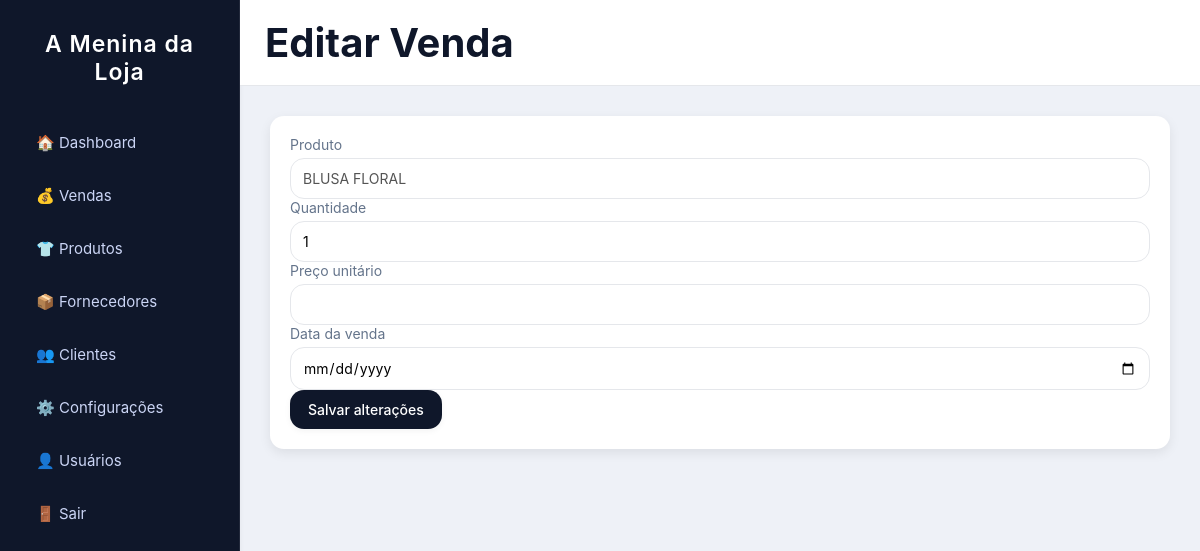
Screenshot of /vendas/editar/1 (signed in) with the database file from the repository.
### app.py (models this page shows)
class Configuracao(db.Model):
    id = db.Column(db.Integer, primary_key=True)
    nome_loja = db.Column(db.String(100), default="A Menina da Loja")
    cor_primaria = db.Column(db.String(7), default="#2563eb")  # hexadecimal
    cor_sucesso = db.Column(db.String(7), default="#16a34a")
    cor_perigo = db.Column(db.String(7), default="#dc2626")

class Produto(db.Model):
    id = db.Column(db.Integer, primary_key=True)
    codigo = db.Column(db.String(30), unique=True, nullable=False)
    nome = db.Column(db.String(100), nullable=False)
    preco_custo = db.Column(db.Float, nullable=False)
    preco_venda = db.Column(db.Float, nullable=False)
    quantidade = db.Column(db.Integer, nullable=False)
    imagem = db.Column(db.String(200))

class Venda(db.Model):
    id = db.Column(db.Integer, primary_key=True)
    produto_id = db.Column(db.Integer, db.ForeignKey("produto.id"), nullable=False)
    quantidade = db.Column(db.Integer, nullable=False)
    preco_unitario = db.Column(db.Float, nullable=False)
    data = db.Column(db.DateTime, default=datetime.utcnow)
    produto = db.relationship("Produto")

### app.py (the view, shortened to what this page needs)
@app.route("/vendas/editar/<int:venda_id>", methods=["GET", "POST"])
@login_required
def editar_venda(venda_id):
    venda = Venda.query.get_or_404(venda_id)
    produto = Produto.query.get(venda.produto_id)
    return render_template("venda_editar.html", venda=venda)

### app.py (called while the page is built)
@login_manager.user_loader
def load_user(user_id):
    return Usuario.query.get(int(user_id))

@app.context_processor
def inject_config():
    config = Configuracao.query.first()
    return dict(config=config)

### templates/venda_editar.html (shortened to what this page needs)
{% extends "base.html" %}
{% block header %}Editar Venda{% endblock %}
{% block content %}
<div class="card">
    <form method="POST">
        <label>Produto</label>
        <input type="text" value="{{ venda.produto.nome }}" disabled>
        <label>Quantidade</label>
        <input type="number" name="quantidade" value="{{ venda.quantidade }}" min="1" required>
        <label>Preço unitário</label>
        <input type="number" step="0.01" name="preco_venda" value="{{ venda.preco_venda }}" required>
        <label>Data da venda</label>
        <input type="date" name="data_venda" value="{{ venda.data_venda }}" required>
        <button type="submit">Salvar alterações</button>
    </form>
</div>
{% endblock %}

### templates/base.html (shortened to what this page needs)
<!DOCTYPE html>
<html lang="pt-br">
<head>
    <link rel="stylesheet" href="{{ url_for('static', filename='style.css') }}">
</head>
<body>
<div class="wrapper">
    <aside class="sidebar" id="sidebar">
        <h2 class="logo">
            {{ config.nome_loja }}
        </h2>
        <nav class="menu">
            <a href="{{ url_for('dashboard') }}">🏠 Dashboard</a>
            <a href="{{ url_for('listar_vendas') }}">💰 Vendas</a>
            <a href="{{ url_for('listar_produtos') }}">👕 Produtos</a>
            <a href="#">📦 Fornecedores</a>
            <a href="#">👥 Clientes</a>
            <a href="{{ url_for('configuracoes') }}">⚙️ Configurações</a>
            <a href="{{ url_for('configuracoes_usuarios') }}">👤 Usuários</a>
        </nav>
        <a class="logout" href="{{ url_for('logout') }}">🚪 Sair</a>
    </aside>
    <main class="main">
        <header class="topbar">
            <h1>{% block header %}{% endblock %}</h1>
        </header>
        <section class="content">
            {% block content %}{% endblock %}
        </section>
    </main>
</div>
</body>
</html>

### static/style.css (style rules this page uses)
* { margin: 0; padding: 0; box-sizing: border-box; font-family: "Inter", system-ui, -apple-system, BlinkMacSystemFont, sans-serif; -webkit-font-smoothing: antialiased; }
:root { --bg: #eef1f7; --sidebar: #0f172a; --sidebar-hover: #1e293b; --primary: #2563eb; --primary-light: #3b82f6; --success: #16a34a; --danger: #dc2626; --text: #0f172a; --muted: #64748b; --card: #ffffff; --border: #e5e7eb; --shadow-card: 0 4px 12px rgba(0,0,0,0.08); --shadow-soft: 0 2px 6px rgba(0,0,0,0.05); --radius: 14px; --transition: 0.25s ease; }
body { background: var(--bg); color: var(--text); transition: background var(--transition); }
.wrapper { display: flex; min-height: 100vh; overflow-x: hidden; }
.sidebar { width: 240px; background: var(--sidebar); color: #fff; padding: 30px 22px; display: flex; flex-direction: column; border-right: 1px solid rgba(255,255,255,0.08); box-shadow: var(--shadow-soft); transition: var(--transition); }
.sidebar h2 { text-align: center; margin-bottom: 35px; font-size: 23px; letter-spacing: 1px; font-weight: 600; }
.sidebar a { color: #cbd5f5; text-decoration: none; padding: 12px 14px; border-radius: var(--radius); margin-bottom: 10px; display: flex; align-items: center; gap: 10px; font-size: 15px; transition: var(--transition); }
.main { flex: 1; display: flex; flex-direction: column; transition: var(--transition); }
.topbar { background: #fff; padding: 18px 25px; border-bottom: 1px solid var(--border); font-size: 21px; font-weight: 600; position: sticky; top: 0; z-index: 10; }
.content { padding: 30px; }
.card { background: var(--card); border-radius: var(--radius); padding: 20px; box-shadow: var(--shadow-card); transition: var(--transition); }
form label { font-size: 14px; color: var(--muted); display: block; margin-bottom: 5px; }
input, select { width: 100%; padding: 11px 12px; border-radius: var(--radius); border: 1px solid var(--border); background: #fff; font-size: 14px; transition: border var(--transition), box-shadow var(--transition); }
button, .btn-primary { border-radius: var(--radius); font-size: 14px; font-weight: 500; padding: 11px 18px; transition: var(--transition); cursor: pointer; box-shadow: var(--shadow-soft); }
button { background: var(--primary); color: #fff; border: none; }

### rows the page displays
Configuracao: nome_loja "A Menina da Loja"
Produto: produto.nome "BLUSA FLORAL"
Venda: quantidade "1"
